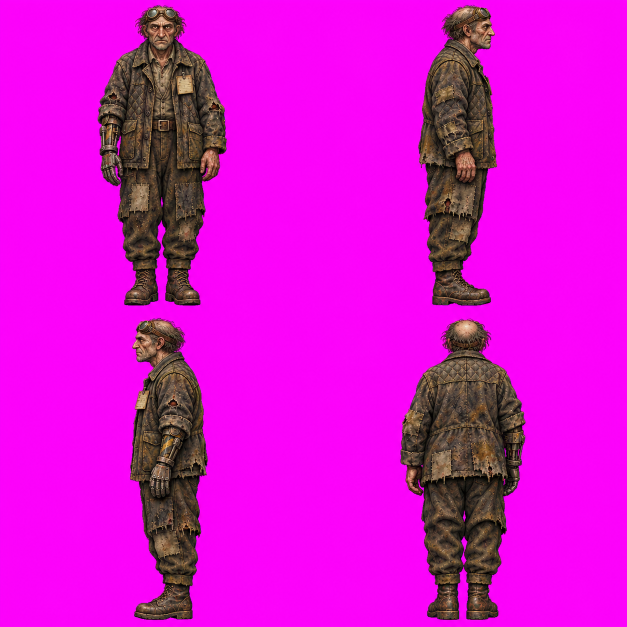
#> input picture art/production_sources/new_pass/brin.png, 1254 x 1254 px (shown at 1/2 size)
$ python -i import_runway_exports.py   (imports and definitions only)
#> lines starting #> are read from the running program, lines starting #| are printed output that depends on the picture
#!/usr/bin/env python3
"""Optional offline importer for Runway image downloads.

Example:
  python3 art/tools/import_runway_exports.py --brin ~/Downloads/brin.png \
    --pistol ~/Downloads/covenant.png --hearth ~/Downloads/ward_panel.png
The game runs without this step using the included hand-built art.
This script never makes network calls and saves originals under art/reference.
"""
import argparse
from pathlib import Path
from PIL import Image, ImageDraw
ROOT=Path(__file__).resolve().parents[2]
REF=ROOT/'art'/'reference'
TEX=ROOT/'assets'/'textures'
SPR=ROOT/'assets'/'sprites'

def import_material(src: Path, output: Path):
#> called with src = '../production_sources/new_pass/brin.png', output = 'out.png'
    original=Image.open(src).convert('RGB')
#> original is the input picture: PIL image 1254x1254 RGB; mean R, G, B 216.4, 15.3, 208.1
    w,h=original.size
#> w = 1254; h = 1254
    d=min(w,h)
#> d = 1254
    tile=original.crop(((w-d)//2,(h-d)//2,(w+d)//2,(h+d)//2))
    tile=tile.resize((256,256),Image.Resampling.LANCZOS)
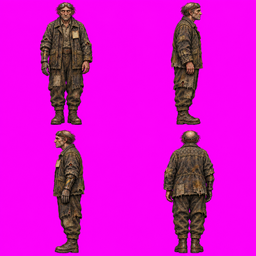
#> tile: PIL image 256x256 RGB; mean R, G, B 216.4, 15.2, 208.1
    # Authentic pixel-art nearest-neighbour display at limited colour depth.
    tile=tile.quantize(colors=80,method=Image.Quantize.MEDIANCUT).convert('RGB')
    tile.save(output,optimize=True)
#> (the run stopped early here; a loop or call above may not have finished)

$ run again, on art/production_sources/new_pass/basilica_props.png
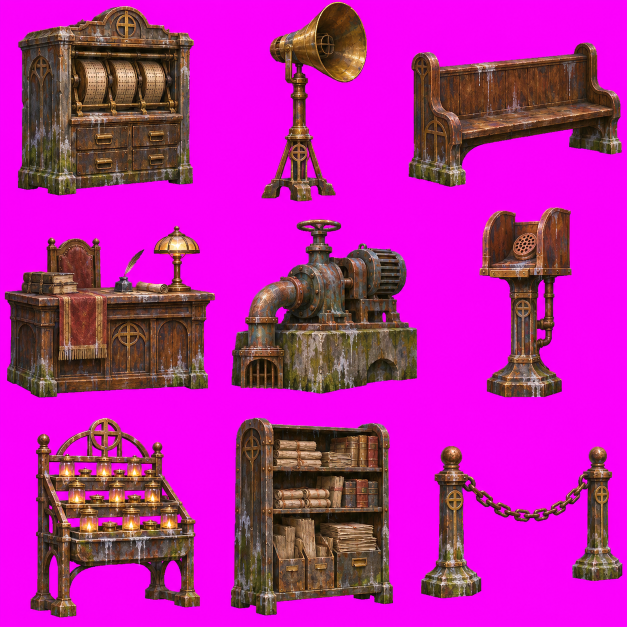
#> input picture art/production_sources/new_pass/basilica_props.png, 1254 x 1254 px (shown at 1/2 size)
#> in import_material, original is the input picture: PIL image 1254x1254 RGB; mean R, G, B 187.2, 32.2, 166.5
#> in import_material, `tile=tile.resize((256,256),Image.Resampling.LANCZOS)`:
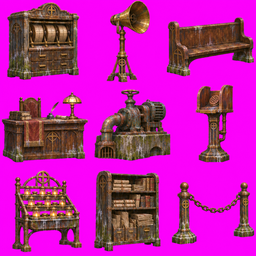
#> tile: PIL image 256x256 RGB; mean R, G, B 187.1, 32.3, 166.3
#> in import_material, `tile=tile.quantize(colors=80,method=Image.Quantize.MEDIANCUT).convert(..`:
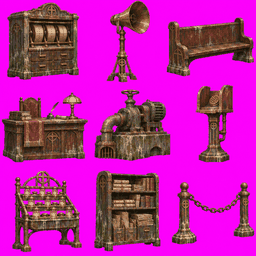
#> tile: PIL image 256x256 RGB; mean R, G, B 187, 32, 166.3

$ run again, on art/production_sources/new_pass/clerk.png
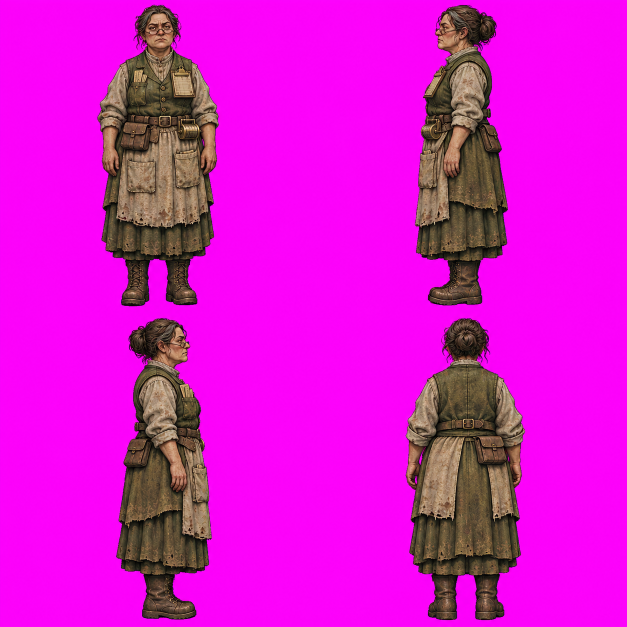
#> input picture art/production_sources/new_pass/clerk.png, 1254 x 1254 px (shown at 1/2 size)
#> in import_material, original is the input picture: PIL image 1254x1254 RGB; mean R, G, B 217.4, 20.1, 206.9
#> in import_material, `tile=tile.resize((256,256),Image.Resampling.LANCZOS)`:
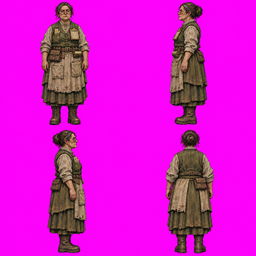
#> tile: PIL image 256x256 RGB; mean R, G, B 217.3, 20.1, 206.8
